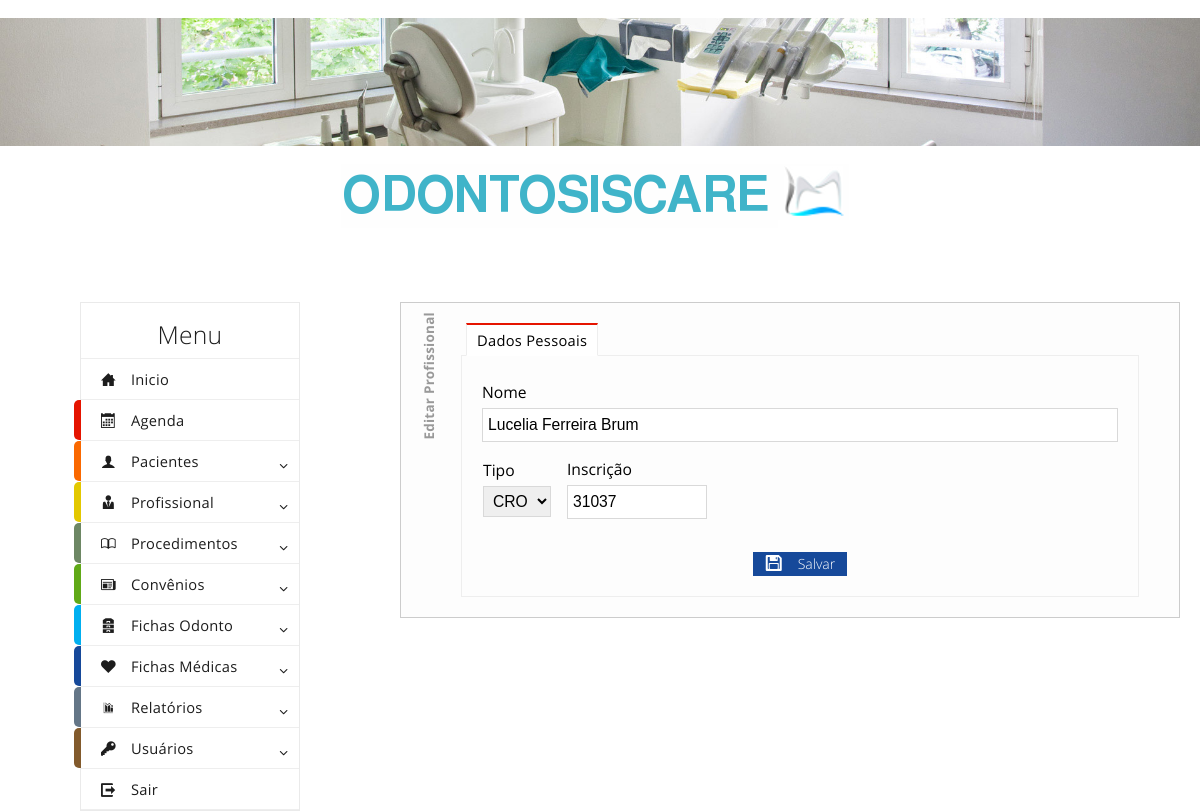
The page /editarprofissional.php?profissional=12 (signed in) on the database its author committed.
### tables this page shows
CREATE TABLE `profissionais` (
  `id` int(11) NOT NULL AUTO_INCREMENT,
  `nome` varchar(50) NOT NULL,
  `crmcro` varchar(50) NOT NULL,
  `tipo` varchar(3) NOT NULL,
  PRIMARY KEY (`id`)
);

### editarprofissional.php (the view, shortened to what this page needs)
<? include ("header.php"); ?>
<?
if (isset($_GET["profissional"])){
    $profissional = utf8_decode($_GET["profissional"]);
}else {if (isset($_POST["profissional"])){
    $profissional = utf8_decode($_POST["profissional"]);
}};
$sql = "SELECT nome, crmcro, id, tipo FROM profissionais WHERE id = '$profissional'";
$resultado = mysql_query($sql);
$result = mysql_fetch_array($resultado);
?>
<body class="metro">
    <br>
    <img src="imagens/photo1.jpg" />
    <center><img src="imagens/principal1.png" /></center>
    <br><br>
    <div class="grid">
        <div class="row">
            <? include ("menu.php"); ?>
            <div class="span1"></div>
            <div class="span10">
                <form method="POST" onsubmit="return valida(this);" action="editarprofissionalbd.php" name="salvaprofissional" id="salvaprofissional">
                <div class="editaprofissional">
                <div class="tab-control" data-role="tab-control">
                    <ul class="tabs">
                        <li class="active"><a href="#_page_1">Dados Pessoais</a></li>
                    </ul>
                    <div class="frames">
                        <div class="frame" id="_page_1">
                            <label>Nome</label>
                            <div class="input-control text" id="divnome" data-role="input-control">
                                <input type="text" id="nome" name="nome" value="<?echo utf8_encode($result[0])?>" placeholder="Nome do Profissional">
                            </div>
                            <table><tr>
                            <td bgcolor="#FDFDFD">
                                <label>Tipo</label>
                                <div class="input-control select">
                                    <select name="tipo">
                                        <option value="<?echo $result[3]?>"><?echo $result[3]?></option>
                                    </select>
                                </div>
                            </td><td bgcolor="#FDFDFD"></td><td bgcolor="#FDFDFD"></td><td bgcolor="#FDFDFD"></td><td bgcolor="#FDFDFD"></td><td bgcolor="#FDFDFD"></td><td bgcolor="#FDFDFD"></td><td bgcolor="#FDFDFD"></td>
                            <td bgcolor="#FDFDFD">
                                <label>Inscrição</label>
                                <div class="input-control text size2" data-role="input-control">
                                    <input type="text" id="crmcro" name="crmcro" value="<?echo $result[1]?>" placeholder="Insc. do Conselho">
                                </div></td><td bgcolor="#FDFDFD"></td><td bgcolor="#FDFDFD"></td><td bgcolor="#FDFDFD"></td><td bgcolor="#FDFDFD"></td><td bgcolor="#FDFDFD"></td><td bgcolor="#FDFDFD"></td><td bgcolor="#FDFDFD"></td>
                            </tr></table><br />
                            <center>
                                <button type="submit" class="image-button primary image-left">
                                    Salvar
                                    <i class="icon-floppy on-left" style="top: -3px; left: 7px">
                                    </i>
                                </button>
                            </center>
                        </div>
                    </div>
                </div>
                </div>
                </form>
            </div>
            <br>
        </div>
    </div>
</body>
<? include ("footer.php"); ?>

### rows shown on the page
profissionais: nome "Lucelia Ferreira Brum", tipo "CRO", crmcro "31037"
